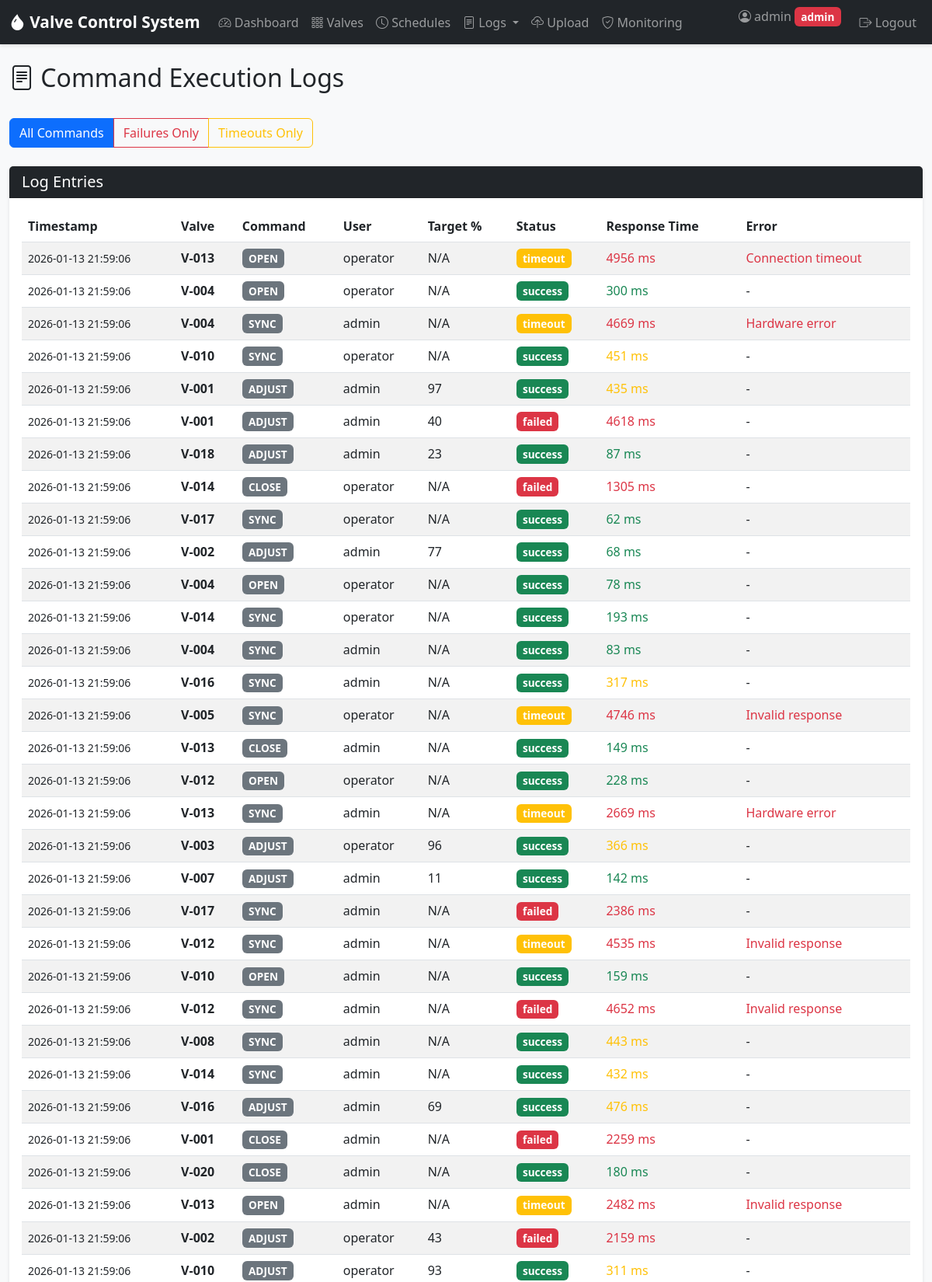
Page /logs/commands (signed in, upper part) on the committed database.
### tables this page shows
CREATE TABLE command_logs (
            id INTEGER PRIMARY KEY AUTOINCREMENT,
            valve_id INTEGER NOT NULL,
            command TEXT NOT NULL,
            user_id INTEGER NOT NULL,
            target_percentage INTEGER,
            status TEXT CHECK(status IN ('success', 'failed', 'timeout')),
            response_time_ms INTEGER,
            error_message TEXT,
            timestamp TIMESTAMP DEFAULT CURRENT_TIMESTAMP,
            FOREIGN KEY (valve_id) REFERENCES valves(id),
            FOREIGN KEY (user_id) REFERENCES users(id)
        );

CREATE TABLE valves (
            id INTEGER PRIMARY KEY AUTOINCREMENT,
            valve_name TEXT UNIQUE NOT NULL,
            location TEXT NOT NULL,
            open_percentage INTEGER DEFAULT 0 CHECK(open_percentage BETWEEN 0 AND 100),
            status TEXT DEFAULT 'operational' CHECK(status IN ('operational', 'maintenance', 'error', 'offline')),
            communication_status TEXT DEFAULT 'connected' CHECK(communication_status IN ('connected', 'disconnected', 'timeout')),
            last_command TEXT,
            last_command_timestamp TIMESTAMP,
            last_response_timestamp TIMESTAMP,
            firmware_version TEXT DEFAULT '1.0.0',
            config_file TEXT,
            created_at TIMESTAMP DEFAULT CURRENT_TIMESTAMP,
            updated_at TIMESTAMP DEFAULT CURRENT_TIMESTAMP
        );

CREATE TABLE users (
            id INTEGER PRIMARY KEY AUTOINCREMENT,
            username TEXT UNIQUE NOT NULL,
            password_hash TEXT NOT NULL,
            role TEXT NOT NULL CHECK(role IN ('admin', 'operator')),
            email TEXT,
            created_at TIMESTAMP DEFAULT CURRENT_TIMESTAMP,
            last_login TIMESTAMP
        );

### app/routes/logs.py (the view)
@logs_bp.route('/logs/commands')
@login_required
def command_logs():
    limit = request.args.get('limit', 100, type=int)
    logs = CommandLog.get_all(limit=limit)
    return render_template('logs.html', logs=logs, log_type='commands')

### app/app.py (called while the page is built)
@app.before_request
def before_request_security():
    return security_checks()

### app/models.py (called while the page is built)
def get_db_connection():
    conn = sqlite3.connect(DATABASE_PATH)
    conn.row_factory = sqlite3.Row
    return conn

    @staticmethod
    def get_all(limit=100):
        conn = get_db_connection()
        logs = conn.execute(
            '''SELECT cl.*, u.username, v.valve_name
               FROM command_logs cl
               JOIN users u ON cl.user_id = u.id
               JOIN valves v ON cl.valve_id = v.id
               ORDER BY cl.timestamp DESC LIMIT ?''',
            (limit,)
        ).fetchall()
        conn.close()
        return [dict(log) for log in logs]

    @staticmethod
    def is_blocked(ip_address):
        conn = get_db_connection()
        blocked = conn.execute(
            '''SELECT * FROM blocked_ips
               WHERE ip_address = ? AND is_active = 1
               AND (blocked_until IS NULL OR blocked_until > datetime("now"))''',
            (ip_address,)
        ).fetchone()
        conn.close()
        return dict(blocked) if blocked else None

    @staticmethod
    def is_locked(user_id):
        conn = get_db_connection()
        locked = conn.execute(
            '''SELECT * FROM users_locked
               WHERE user_id = ?
               AND (locked_until IS NULL OR locked_until > datetime("now"))''',
            (user_id,)
        ).fetchone()
        conn.close()
        return dict(locked) if locked else None

### app/utils/auth_helpers.py (called while the page is built)
def login_required(f):
    @wraps(f)
    def decorated_function(*args, **kwargs):
        if 'user_id' not in session:
            flash('Please log in to access this page', 'warning')
            return redirect(url_for('auth.login'))
        return f(*args, **kwargs)
    return decorated_function

### app/utils/monitoring.py (called while the page is built, shortened)
def detect_suspicious_user_agent():
    user_agent = request.headers.get('User-Agent', '').lower()
    for suspicious in SUSPICIOUS_USER_AGENTS:
        if suspicious in user_agent:
            return True, suspicious
    return False, None

def detect_cookie_manipulation():
    cookies = request.cookies
    session_cookie = cookies.get('session')
    if session_cookie:
        if len(session_cookie) > 1000:
            return True, "Oversized session cookie"
        if any(char in session_cookie for char in ['<', '>', '"', "'"]):
            return True, "Suspicious characters in cookie"
    return False, None

def check_and_log_suspicious_agent(endpoint):
    is_suspicious, agent_name = detect_suspicious_user_agent()
    return False

### app/templates/logs.html (shortened to what this page needs)
{% extends "base.html" %}
{% block content %}
<div class="row mb-4">
    <div class="col-12">
        <h2>
            <i class="bi bi-file-text"></i>
            {% if log_type == 'commands' %}Command Execution Logs
            {% elif log_type == 'failures' %}Failed Valve Response Logs
            {% elif log_type == 'timeouts' %}Communication Timeout Logs
            {% endif %}
        </h2>
    </div>
</div>
<div class="row mb-4">
    <div class="col-12">
        <div class="btn-group" role="group">
            <a href="{{ url_for('logs.command_logs') }}" class="btn btn-{% if log_type == 'commands' %}primary{% else %}outline-primary{% endif %}">
                All Commands
            </a>
            <a href="{{ url_for('logs.failure_logs') }}" class="btn btn-{% if log_type == 'failures' %}danger{% else %}outline-danger{% endif %}">
                Failures Only
            </a>
            <a href="{{ url_for('logs.timeout_logs') }}" class="btn btn-{% if log_type == 'timeouts' %}warning{% else %}outline-warning{% endif %}">
                Timeouts Only
            </a>
        </div>
    </div>
</div>
<div class="card">
    <div class="card-header bg-dark text-white">
        <h5 class="mb-0">Log Entries</h5>
    </div>
    <div class="card-body">
        <div class="table-responsive">
            <table class="table table-striped table-hover">
                <thead>
                    <tr>
                        <th>Timestamp</th>
                        <th>Valve</th>
                        <th>Command</th>
                        <th>User</th>
                        <th>Target %</th>
                        <th>Status</th>
                        <th>Response Time</th>
                        <th>Error</th>
                    </tr>
                </thead>
                <tbody>
                    {% for log in logs %}
                    <tr>
                        <td><small>{{ log.timestamp }}</small></td>
                        <td><strong>{{ log.valve_name }}</strong></td>
                        <td><span class="badge bg-secondary">{{ log.command }}</span></td>
                        <td>{{ log.username }}</td>
                        <td>{{ log.target_percentage or 'N/A' }}</td>
                        <td>
                            <span class="badge bg-{% if log.status == 'success' %}success{% elif log.status == 'failed' %}danger{% else %}warning{% endif %}">
                                {{ log.status }}
                            </span>
                        </td>
                        <td>
                            {% if log.response_time_ms %}
                            <span class="{% if log.response_time_ms > 1000 %}text-danger{% elif log.response_time_ms > 300 %}text-warning{% else %}text-success{% endif %}">
                                {{ log.response_time_ms }} ms
                            </span>
                            {% else %}
                            N/A
                            {% endif %}
                        </td>
                        <td>
                            {% if log.error_message %}
                            <span class="text-danger">{{ log.error_message }}</span>
                            {% else %}
                            -
                            {% endif %}
                        </td>
                    </tr>
                    {% endfor %}
                </tbody>
            </table>
        </div>
    </div>
</div>
{% endblock %}

### app/static/css/style.css (style rules this page uses)
body { font-family: 'Segoe UI', Tahoma, Geneva, Verdana, sans-serif; background-color: #f8f9fa; }
.card { margin-bottom: 20px; box-shadow: 0 2px 4px rgba(0,0,0,.1); border: none; }
.card-header { font-weight: 600; }
.table { margin-bottom: 0; }
.badge { font-size: 0.85em; padding: 0.4em 0.6em; }
.btn { transition: all 0.3s ease; }

### rows in the picture
command_logs: timestamp "2026-01-13 21:59:06", valve_name "V-013", command "OPEN", username "operator", target_percentage "N/A", status "timeout", response_time_ms "4956", error_message "Connection timeout"
command_logs: timestamp "2026-01-13 21:59:06", valve_name "V-004", command "OPEN", username "operator", target_percentage "N/A", status "success", response_time_ms "300"
command_logs: timestamp "2026-01-13 21:59:06", valve_name "V-004", command "SYNC", username "admin", target_percentage "N/A", status "timeout", response_time_ms "4669", error_message "Hardware error"
command_logs: timestamp "2026-01-13 21:59:06", valve_name "V-010", command "SYNC", username "operator", target_percentage "N/A", status "success", response_time_ms "451"
command_logs: timestamp "2026-01-13 21:59:06", valve_name "V-001", command "ADJUST", username "admin", target_percentage "97", status "success", response_time_ms "435"
command_logs: timestamp "2026-01-13 21:59:06", valve_name "V-001", command "ADJUST", username "admin", target_percentage "40", status "failed", response_time_ms "4618"
command_logs: timestamp "2026-01-13 21:59:06", valve_name "V-018", command "ADJUST", username "admin", target_percentage "23", status "success", response_time_ms "87"
command_logs: timestamp "2026-01-13 21:59:06", valve_name "V-014", command "CLOSE", username "operator", target_percentage "N/A", status "failed", response_time_ms "1305"
command_logs: timestamp "2026-01-13 21:59:06", valve_name "V-017", command "SYNC", username "operator", target_percentage "N/A", status "success", response_time_ms "62"
command_logs: timestamp "2026-01-13 21:59:06", valve_name "V-002", command "ADJUST", username "admin", target_percentage "77", status "success", response_time_ms "68"
command_logs: timestamp "2026-01-13 21:59:06", valve_name "V-004", command "OPEN", username "operator", target_percentage "N/A", status "success", response_time_ms "78"
command_logs: timestamp "2026-01-13 21:59:06", valve_name "V-014", command "SYNC", username "operator", target_percentage "N/A", status "success", response_time_ms "193"
command_logs: timestamp "2026-01-13 21:59:06", valve_name "V-004", command "SYNC", username "admin", target_percentage "N/A", status "success", response_time_ms "83"
command_logs: timestamp "2026-01-13 21:59:06", valve_name "V-016", command "SYNC", username "admin", target_percentage "N/A", status "success", response_time_ms "317"
command_logs: timestamp "2026-01-13 21:59:06", valve_name "V-005", command "SYNC", username "operator", target_percentage "N/A", status "timeout", response_time_ms "4746", error_message "Invalid response"
command_logs: timestamp "2026-01-13 21:59:06", valve_name "V-013", command "CLOSE", username "admin", target_percentage "N/A", status "success", response_time_ms "149"
command_logs: timestamp "2026-01-13 21:59:06", valve_name "V-012", command "OPEN", username "operator", target_percentage "N/A", status "success", response_time_ms "228"
command_logs: timestamp "2026-01-13 21:59:06", valve_name "V-013", command "SYNC", username "admin", target_percentage "N/A", status "timeout", response_time_ms "2669", error_message "Hardware error"
command_logs: timestamp "2026-01-13 21:59:06", valve_name "V-003", command "ADJUST", username "operator", target_percentage "96", status "success", response_time_ms "366"
command_logs: timestamp "2026-01-13 21:59:06", valve_name "V-007", command "ADJUST", username "admin", target_percentage "11", status "success", response_time_ms "142"
command_logs: timestamp "2026-01-13 21:59:06", valve_name "V-017", command "SYNC", username "admin", target_percentage "N/A", status "failed", response_time_ms "2386"
command_logs: timestamp "2026-01-13 21:59:06", valve_name "V-012", command "SYNC", username "admin", target_percentage "N/A", status "timeout", response_time_ms "4535", error_message "Invalid response"
command_logs: timestamp "2026-01-13 21:59:06", valve_name "V-010", command "OPEN", username "admin", target_percentage "N/A", status "success", response_time_ms "159"
command_logs: timestamp "2026-01-13 21:59:06", valve_name "V-012", command "SYNC", username "admin", target_percentage "N/A", status "failed", response_time_ms "4652", error_message "Invalid response"
command_logs: timestamp "2026-01-13 21:59:06", valve_name "V-008", command "SYNC", username "admin", target_percentage "N/A", status "success", response_time_ms "443"
command_logs: timestamp "2026-01-13 21:59:06", valve_name "V-014", command "SYNC", username "admin", target_percentage "N/A", status "success", response_time_ms "432"
command_logs: timestamp "2026-01-13 21:59:06", valve_name "V-016", command "ADJUST", username "admin", target_percentage "69", status "success", response_time_ms "476"
command_logs: timestamp "2026-01-13 21:59:06", valve_name "V-001", command "CLOSE", username "admin", target_percentage "N/A", status "failed", response_time_ms "2259"
command_logs: timestamp "2026-01-13 21:59:06", valve_name "V-020", command "CLOSE", username "admin", target_percentage "N/A", status "success", response_time_ms "180"
command_logs: timestamp "2026-01-13 21:59:06", valve_name "V-013", command "OPEN", username "admin", target_percentage "N/A", status "timeout", response_time_ms "2482", error_message "Invalid response"
command_logs: timestamp "2026-01-13 21:59:06", valve_name "V-002", command "ADJUST", username "operator", target_percentage "43", status "failed", response_time_ms "2159"
command_logs: timestamp "2026-01-13 21:59:06", valve_name "V-010", command "ADJUST", username "operator", target_percentage "93", status "success", response_time_ms "311"

### other values in the picture
{{ session.username }} "admin"
{{ session.role }} "admin"
